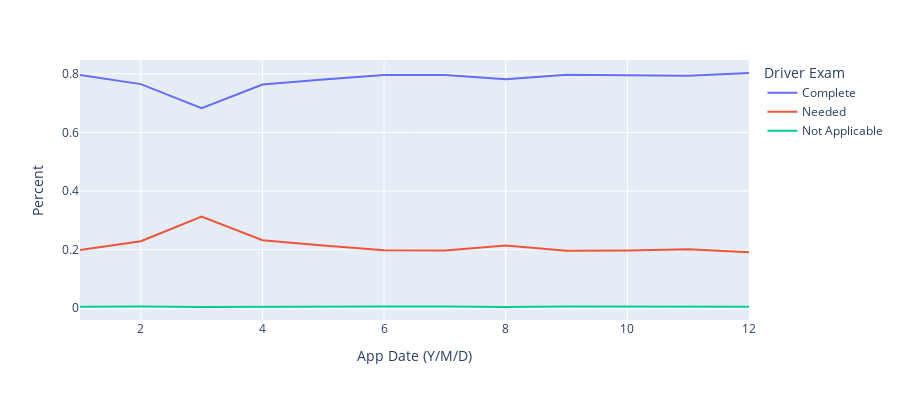

Source (notebook cell):
### Code cell
# Making a line plot of df5
# df6 = df5[df5['App Date (Y/M/D)'].dt.month > 6]
my_fig = px.line(df5, x=df5['App Date (Y/M/D)'], y='Percent',\
             labels={'x':'Month'},\
             color=df5['Driver Exam'],\
             height=400)
my_fig.show()

### Figure 1 — Plotly figure (JSON) as saved in the notebook; plotly's stock layout.template omitted (floating-point values rounded to 4 significant figures)
{"data": [{"hovertemplate": "Driver Exam=Complete<br>App Date (Y/M/D)=%{x}<br>Percent=%{y}<extra></extra>", "legendgroup": "Complete", "line": {"color": "#636efa", "dash": "solid"}, "marker": {"symbol": "circle"}, "mode": "lines", "name": "Complete", "orientation": "v", "showlegend": true, "type": "scatter", "x": [1, 2, 3, 4, 5, 6, 7, 8, 9, 10, 11, 12], "xaxis": "x", "y": [0.7964, 0.7653, 0.6829, 0.7638, 0.7812, 0.7961, 0.7967, 0.7816, 0.7975, 0.7965, 0.7939, 0.8033], "yaxis": "y"}, {"hovertemplate": "Driver Exam=Needed<br>App Date (Y/M/D)=%{x}<br>Percent=%{y}<extra></extra>", "legendgroup": "Needed", "line": {"color": "#EF553B", "dash": "solid"}, "marker": {"symbol": "circle"}, "mode": "lines", "name": "Needed", "orientation": "v", "showlegend": true, "type": "scatter", "x": [1, 2, 3, 4, 5, 6, 7, 8, 9, 10, 11, 12], "xaxis": "x", "y": [0.1988, 0.2285, 0.3127, 0.2321, 0.2137, 0.1983, 0.1974, 0.2141, 0.1965, 0.1975, 0.2013, 0.1915], "yaxis": "y"}, {"hovertemplate": "Driver Exam=Not Applicable<br>App Date (Y/M/D)=%{x}<br>Percent=%{y}<extra></extra>", "legendgroup": "Not Applicable", "line": {"color": "#00cc96", "dash": "solid"}, "marker": {"symbol": "circle"}, "mode": "lines", "name": "Not Applicable", "orientation": "v", "showlegend": true, "type": "scatter", "x": [1, 2, 3, 4, 5, 6, 7, 8, 9, 10, 11, 12], "xaxis": "x", "y": [0.004798, 0.006163, 0.004415, 0.004119, 0.005006, 0.005579, 0.005896, 0.004268, 0.006046, 0.006012, 0.00483, 0.005254], "yaxis": "y"}], "layout": {"height": 400, "legend": {"title": {"text": "Driver Exam"}, "tracegroupgap": 0}, "margin": {"t": 60}, "xaxis": {"anchor": "y", "domain": [0, 1], "title": {"text": "App Date (Y/M/D)"}}, "yaxis": {"anchor": "x", "domain": [0, 1], "title": {"text": "Percent"}}}}
